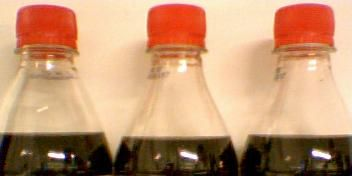
#> input picture test imgs/image033.jpeg, 352 x 176 px, given in place of the camera
$ jupyter execute --allow-errors inspect_system.ipynb   (text cells are left out)
#> lines starting #> are read from the running program, lines starting #| are printed output that depends on the picture; pictures that were not available may be replaced by others from this repository, and a replacement may not be noted
[cell 1]
import argparse
import cv2

ref_point = []
cropping = False
cam = cv2.VideoCapture(0)


cv2.namedWindow("test")
img_counter = 0

while True:
    ret, frame = cam.read()
#> frame is the input picture: shape (176, 352, 3); mean B, G, R 113.8, 149.1, 194.1
    cv2.imshow("test", frame)
    if not ret:
        break
    k = cv2.waitKey(1)
#> (key Esc is pressed here)

    if k%256 == 27:
        # ESC pressed
        print("Escape hit, closing...")
        break
    elif k%256 == 32:
        # SPACE pressed
        img_name = "opencv_frame_{}.jpg".format(img_counter)
        cv2.imwrite(img_name, frame)
        print("{} written!".format(img_name))
        img_counter += 1

cam.release()

def shape_selection(event, x, y, flags, param):
  global ref_point, cropping
  if event == cv2.EVENT_LBUTTONDOWN:
    ref_point = [(x, y)]
    cropping = True
  elif event == cv2.EVENT_LBUTTONUP:
    ref_point.append((x, y))
    cropping = False
    cv2.rectangle(img, ref_point[0], ref_point[1], (0, 255, 0), 2)
    cv2.imshow("image", img)

#> (the rest of this cell did not finish here and is left out)

[cell 2]
import cv2
import numpy as np
import os
from matplotlib import pyplot as plt

# Function to crop the image and determine acceptance or rejection based on color thresholds
def cropped(img_, x1, y1, x2, y2, x3, y3, x4, y4):
    crop_img = img_[y1:y2, x1:x2]
    crop_img1 = img_[y3:y4, x3:x4]
    b, g, r, _ = np.uint8(cv2.mean(crop_img))
    b1, g1, r1, _ = np.uint8(cv2.mean(crop_img1))
    if (b < 100 and g < 100 and r < 100):
        plt.title("Overfilled-Rejected", fontsize=100)
        imgplot = plt.imshow(img_)
    elif (b1 > 100 and g1 > 100 and r1 > 100):
        plt.title("Underfilled-Rejected", fontsize=100)
        imgplot = plt.imshow(img_)
    else:
        plt.title("Accepted", fontsize=100)
        imgplot = plt.imshow(img_)

# Folder containing the images to process
folder = "test/"
images = os.listdir(folder)
i = 0
sum_x1_ = 0
sum_y1_ = 0
sum_x2_ = 0
sum_y2_ = 0
n = 0

# Plotting the images and processing them
plt.figure(figsize=[70, 50])
for image in images:
    plt.subplot(2, 3, i + 1)
    img = cv2.imread(folder + image)
    RGB_img = cv2.cvtColor(img, cv2.COLOR_BGR2RGB)
    gray = cv2.cvtColor(img, cv2.COLOR_BGR2GRAY)
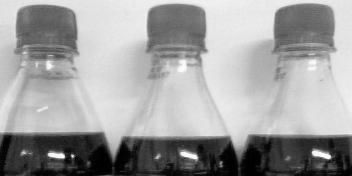
#> gray: shape (176, 352); min 0, max 255, mean 158.6
    edges1 = cv2.Canny(gray, 150, 300, apertureSize=5)
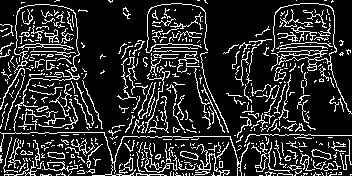
#> edges1: shape (176, 352); 16.8% white in thin lines or dots
    lines = cv2.HoughLines(edges1, 1, np.pi/180, 50)
#> lines = 2599 rows, first 8: [174, 1.57], [51, 1.57], [162, 1.61], [176, 1.54], [54, 1.57], [133, 1.55], [47, 1.57], [168, 1.59]

    # Processing each line detected in the image
    for r, theta in lines[0]:
        a = np.cos(theta)
        b = np.sin(theta)
        x0 = a * r
        y0 = b * r
        x1 = int(x0 + 1000 * (-b))
        y1 = int(y0 + 1000 * (a))
        x2 = int(x0 - 1000 * (-b))
        y2 = int(y0 - 1000 * (a))
        sum_x1_ = x1 + sum_x1_
        sum_y1_ = y1 + sum_y1_
        sum_x2_ = x2 + sum_x2_
        sum_y2_ = y2 + sum_y2_
        n = n + 1
        x1_, y1_ = 145, int(sum_y1_ / n) - 15
        x2_, y2_ = 220, int(sum_y2_ / n) - 15
        x3_, y3_ = 145, int(sum_y1_ / n) + 15
        x4_, y4_ = 220, int(sum_y2_ / n) + 15
        cropped(RGB_img, x1_, y1_, x2_, y2_, x3_, y3_, x4_, y4_)
#> this loop made 1 pass
#> (theta, a, x0, y0, x1, y1) on pass 1: (1.57, -4.37e-08, -7.61e-06, 174, -1000, 173)
#> after the loop, n = 1; sum_x1_ = -1000; sum_x2_ = 999; sum_y1_ = 173; sum_y2_ = 174
    i += 1

# Display the plotted images
plt.show()

[cell 3]
import cv2
import numpy as np
import os
from matplotlib import pyplot as plt

def cropped(img,x1,y1,x2,y2,x3,y3,x4,y4):
    crop_img = img[y1:y2,x1:x2]
    crop_img1 = img[y3:y4,x3:x4]
    b,g,r,_=np.uint8(cv2.mean(crop_img))
    b1,g1,r1,_=np.uint8(cv2.mean(crop_img1))
    if (b<100 and g<100 and r<100):
        plt.title("Overfilled-Rejected")
        imgplot=plt.imshow(img)
    elif(b1>100 and g1>100 and r1>100):
        plt.title("Underfilled-Rejected")
        imgplot=plt.imshow(img)
    else:
        plt.title("Accepted")
        imgplot = plt.imshow(img)


folder = "cokes/"
images = os.listdir(folder)
i = 0
sum_x1_=0
sum_y1_=0
sum_x2_=0
sum_y2_=0

n=0
plt.figure(figsize=[70,50]) # set image size
plt.subplots_adjust(wspace = 1.0)# set distance between the subplots
for image in images:
    plt.subplot(4,10,i+1)
    img = cv2.imread(folder+image)
    RGB_img = cv2.cvtColor(img, cv2.COLOR_BGR2RGB)
    gray = cv2.cvtColor(img,cv2.COLOR_BGR2GRAY)
    edges1 = cv2.Canny(gray,150,300,apertureSize = 5)
    lines = cv2.HoughLines(edges1,1,np.pi/180, 50)
    for r,theta in lines[0]:
        a = np.cos(theta)
        b = np.sin(theta)
        x0 = a*r
        y0 = b*r
        x1 = int(x0 + 1000*(-b))
        y1 = int(y0 + 1000*(a))
        x2 = int(x0 - 1000*(-b))
        y2 = int(y0 - 1000*(a))
        sum_x1_=x1+sum_x1_
        sum_y1_=y1+sum_y1_
        sum_x2_=x2+sum_x2_
        sum_y2_=y2+sum_y2_
        n=n+1
        cv2.line(RGB_img,(int(sum_x1_/n),int(sum_y1_/n)), (int(sum_x2_/n),int(sum_y2_/n)), (0,0,255),2)
        x1_,y1_=145,int(sum_y1_/n)-15
        x2_,y2_=220,int(sum_y2_/n)-15
        x3_,y3_=145,int(sum_y1_/n)+15
        x4_,y4_=220,int(sum_y2_/n)+15
        crop_img=cropped(RGB_img,x1_,y1_,x2_,y2_,x3_,y3_,x4_,y4_)
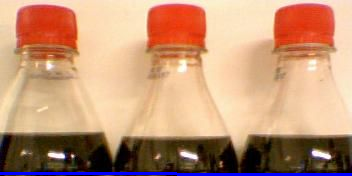
#> RGB_img: shape (176, 352, 3); mean R, G, B 193.6, 148.8, 118.1
#> after the loop, n = 1; sum_x1_ = -1000; sum_x2_ = 999; sum_y1_ = 173; sum_y2_ = 174
    i+=1
plt.show()
